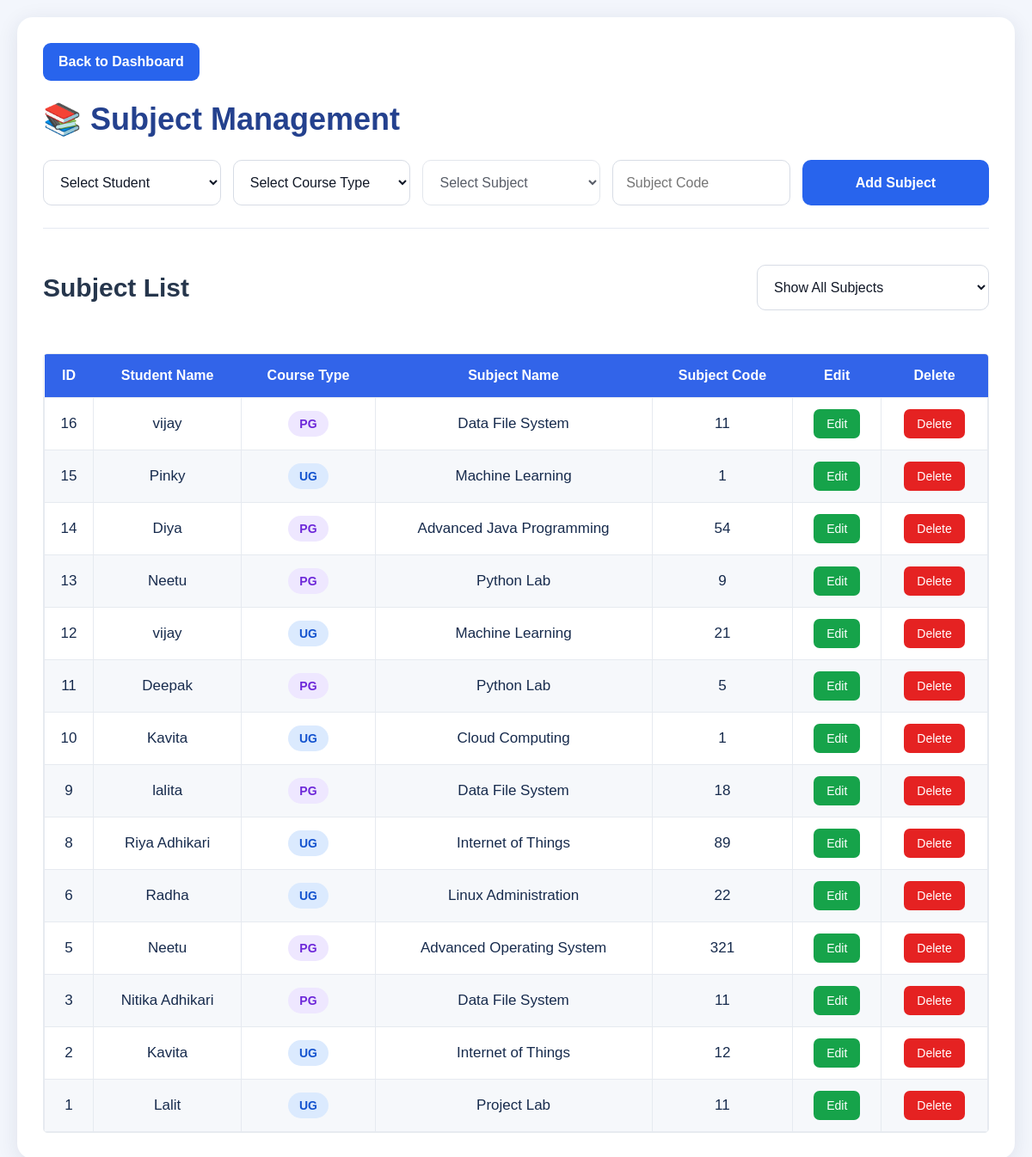
The page /subjects on the database as committed earlier.
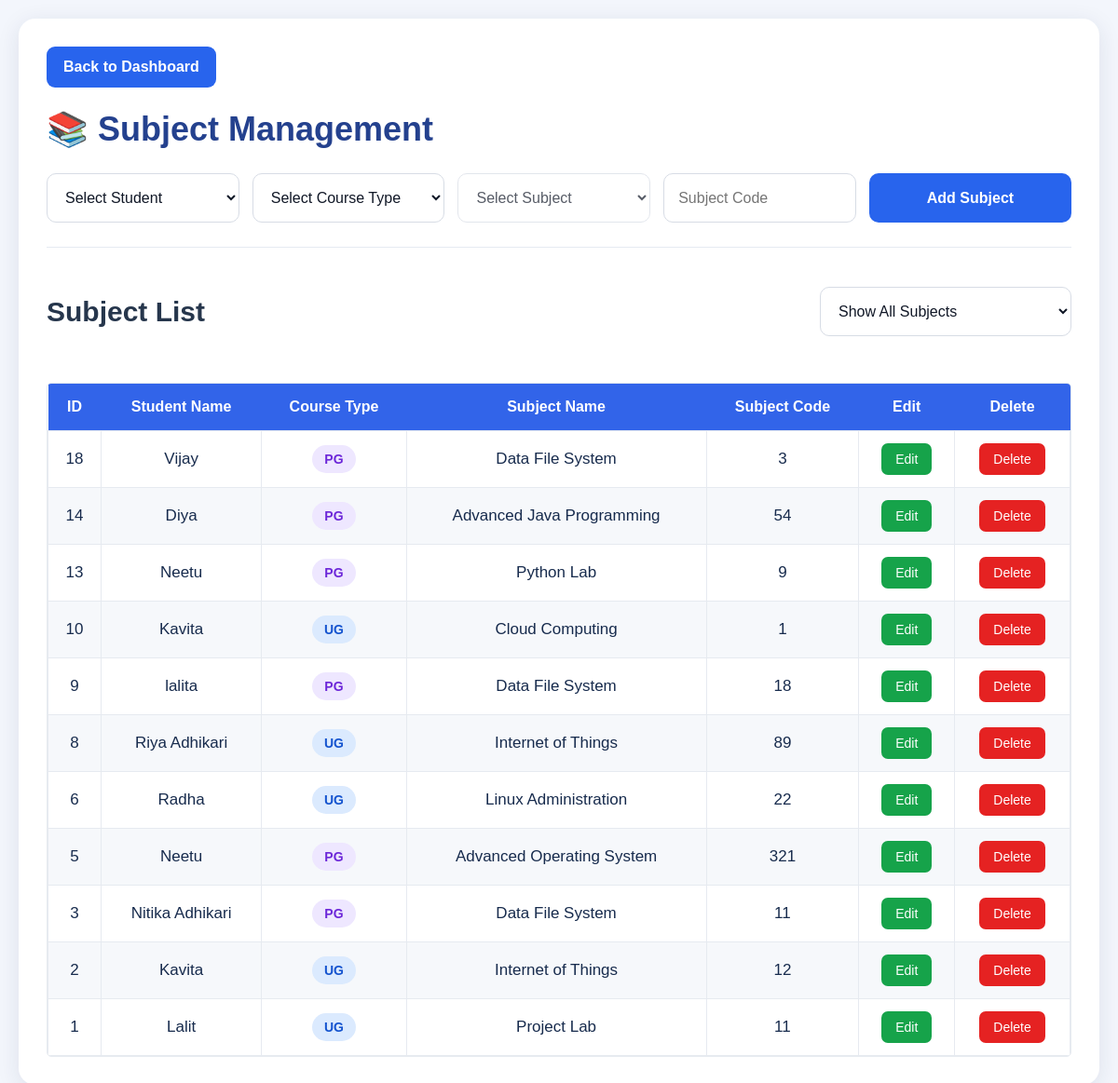
The same page on the database as committed later.
### tables this page shows
CREATE TABLE subjects (
            id INTEGER PRIMARY KEY AUTOINCREMENT,
            student_name TEXT,
            subject_name TEXT NOT NULL,
            subject_code TEXT,
            course_type TEXT DEFAULT 'UG'
        );

### app.py (the view, shortened to what this page needs)
@app.route("/subjects", methods=["GET", "POST"])
def subjects():
    conn = get_db()
    students_data = conn.execute("""
        SELECT * FROM students ORDER BY name
    """).fetchall()
    course_filter = valid_course_type(request.args.get("course_type"))
    if course_filter:
        subjects_data = conn.execute("""
            SELECT * FROM subjects
            WHERE UPPER(TRIM(COALESCE(course_type, ''))) = ?
            ORDER BY id DESC
        """, (course_filter,)).fetchall()
    else:
        subjects_data = conn.execute("""
            SELECT * FROM subjects ORDER BY id DESC
        """).fetchall()
    conn.close()
    return render_template(
        "subjects.html",
        students=students_data,
        subjects=subjects_data,
        course_filter=course_filter
    )

### app.py (called while the page is built)
def get_db():
    conn = sqlite3.connect(DB_PATH)
    conn.row_factory = sqlite3.Row
    return conn

def valid_course_type(value):
    value = (value or "").strip().upper()
    return value if value in ("UG", "PG") else ""

### templates/subjects.html (shortened to what this page needs)
<!DOCTYPE html>
<html lang="en">
<head>
</head>
<body>
    <main class="container">
        <a href="{{ url_for('dashboard') }}" class="back-btn">
            Back to Dashboard
        </a>
        <h1>📚 Subject Management</h1>
        <form
            class="subject-form"
            method="POST"
            action="{{ url_for('subjects') }}">
            <select name="student_name" id="studentName" required>
                <option value="">Select Student</option>
            </select>
            <select name="course_type" id="courseType" required>
                <option value="">Select Course Type</option>
            </select>
            <select
                name="subject_name"
                id="subjectName"
                required
                disabled>
                <option value="">Select Subject</option>
            </select>
            <input
                type="text"
                name="subject_code"
                placeholder="Subject Code"
                maxlength="30"
                required>
            <button type="submit" class="add-btn">
                Add Subject
            </button>
        </form>
        <section class="list-section">
            <div class="list-heading">
                <h2>Subject List</h2>
                <select
                    id="listFilter"
                    class="filter-select"
                    aria-label="Filter subjects">
                    <option value="ALL">Show All Subjects</option>
                </select>
            </div>
            <div class="table-wrapper">
                <table>
                    <thead>
                        <tr>
                            <th>ID</th>
                            <th>Student Name</th>
                            <th>Course Type</th>
                            <th>Subject Name</th>
                            <th>Subject Code</th>
                            <th>Edit</th>
                            <th>Delete</th>
                        </tr>
                    </thead>
                    <tbody id="subjectTableBody">
                        {% for subject in subjects %}
                        <tr data-course="{{ subject['course_type'] or '' }}">
                            <td>{{ subject['id'] }}</td>
                            <td>{{ subject['student_name'] }}</td>
                            <td>
                                <span class="course-badge {{ 'pg' if subject['course_type'] == 'PG' else 'ug' }}">
                                    {{ subject['course_type'] or 'UG' }}
                                </span>
                            </td>
                            <td>{{ subject['subject_name'] }}</td>
                            <td>{{ subject['subject_code'] }}</td>
                            <td>
                                <a
                                    class="action-btn edit-btn"
                                    href="{{ url_for('edit_subject', id=subject['id']) }}">
                                    Edit
                                </a>
                            </td>
                            <td>
                                <button
                                    type="button"
                                    class="action-btn delete-btn"
                                    data-url="{{ url_for('delete_subject', id=subject['id']) }}"
                                    data-name="{{ subject['subject_name'] }}"
                                    onclick="openDeleteModal(this.dataset.url, this.dataset.name)">
                                    Delete
                                </button>
                            </td>
                        </tr>
                        {% else %}
                        <tr>
                            <td colspan="7" class="empty-row">
                                No subjects added yet.
                            </td>
                        </tr>
                        {% endfor %}
                    </tbody>
                </table>
            </div>
        </section>
    </main>
</body>
</html>

### templates/subjects.html (style rules this page uses)
* { box-sizing: border-box; }
body { margin: 0; padding: 20px; background: #f3f6fc; color: #172b4d; font-family: Arial, Helvetica, sans-serif; }
.container { max-width: 1600px; margin: 0 auto; padding: 30px; background: #ffffff; border-radius: 18px; box-shadow: 0 5px 24px rgba(26, 43, 77, 0.10); }
.back-btn { display: inline-block; padding: 13px 18px; margin-bottom: 24px; border-radius: 9px; background: #2864ed; color: #ffffff; font-weight: 700; text-decoration: none; }
h1 { margin: 0 0 26px; color: #24418e; font-size: clamp(26px, 3vw, 36px); }
.subject-form { display: grid; grid-template-columns: repeat(4, minmax(150px, 1fr)) minmax(170px, 1.05fr); gap: 14px; align-items: center; padding-bottom: 26px; border-bottom: 1px solid #e5eaf2; }
select, input { width: 100%; min-width: 0; height: 53px; padding: 0 15px; border: 1px solid #d7dce5; border-radius: 10px; background: #ffffff; color: #111827; font-size: 16px; outline: none; }
.add-btn { height: 53px; border: none; border-radius: 10px; background: #2864ed; color: #ffffff; font-size: 16px; font-weight: 700; cursor: pointer; }
.list-heading { display: flex; justify-content: space-between; align-items: center; gap: 20px; margin: 42px 0 50px; }
.list-heading h2 { margin: 0; color: #26364c; font-size: 30px; }
.filter-select { max-width: 270px; }
.table-wrapper { width: 100%; overflow-x: auto; border: 1px solid #e7ebf0; border-radius: 5px; }
table { width: 100%; min-width: 900px; border-collapse: collapse; text-align: center; }
thead { background: #3264e9; color: #ffffff; }
th { padding: 16px 12px; font-size: 16px; white-space: nowrap; }
td { padding: 13px 12px; border: 1px solid #e6eaf0; color: #172b4d; font-size: 17px; }
tbody tr:nth-child(even) { background: #f6f8fb; }
.course-badge { display: inline-block; min-width: 46px; padding: 7px 13px; border-radius: 20px; font-size: 14px; font-weight: 700; }
.course-badge.ug { background: #dbeafe; color: #1554cf; }
.course-badge.pg { background: #eee7ff; color: #6d28d9; }
.action-btn { display: inline-block; padding: 9px 15px; border: none; border-radius: 7px; color: #ffffff; text-decoration: none; font-size: 14px; cursor: pointer; }
.edit-btn { background: #16a34a; }
.delete-btn { background: #e52222; }

Rows that differ between the two databases and show on the page:
removed subjects: id "16", student_name "vijay", course_type "PG", subject_name "Data File System", subject_code "11"
removed subjects: id "15", student_name "Pinky", course_type "UG", subject_name "Machine Learning", subject_code "1"
removed subjects: id "12", student_name "vijay", course_type "UG", subject_name "Machine Learning", subject_code "21"
removed subjects: id "11", student_name "Deepak", course_type "PG", subject_name "Python Lab", subject_code "5"
added subjects: id "18", student_name "Vijay", course_type "PG", subject_name "Data File System", subject_code "3"
